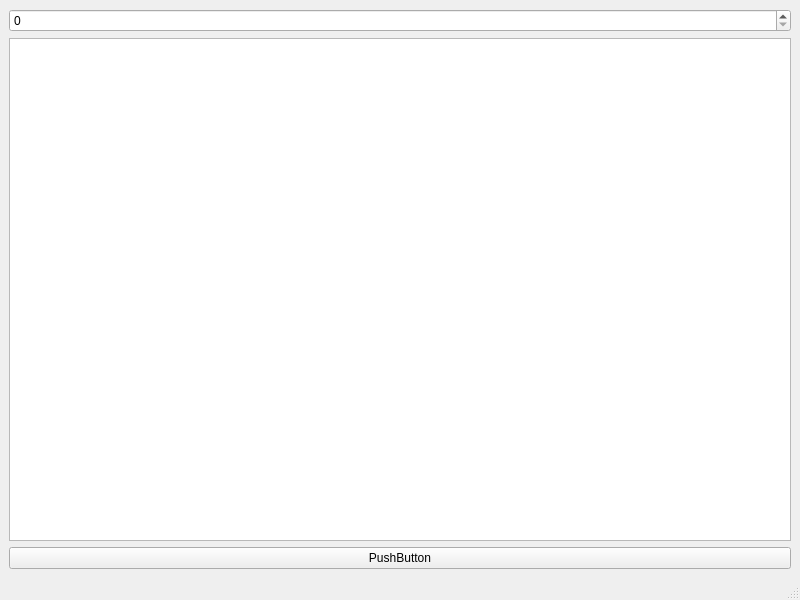
<?xml version="1.0" encoding="UTF-8"?>
<ui version="4.0">
 <class>MainWindow</class>
 <widget class="QMainWindow" name="MainWindow">
  <property name="geometry">
   <rect>
    <x>0</x>
    <y>0</y>
    <width>800</width>
    <height>600</height>
   </rect>
  </property>
  <property name="windowTitle">
   <string>MainWindow</string>
  </property>
  <widget class="QWidget" name="centralwidget">
   <layout class="QGridLayout" name="gridLayout">
    <item row="1" column="0">
     <widget class="QGraphicsView" name="graphicsView"/>
    </item>
    <item row="2" column="0">
     <widget class="QPushButton" name="pushButton">
      <property name="text">
       <string>PushButton</string>
      </property>
     </widget>
    </item>
    <item row="0" column="0">
     <widget class="QSpinBox" name="spinBox"/>
    </item>
   </layout>
  </widget>
  <widget class="QMenuBar" name="menubar">
   <property name="geometry">
    <rect>
     <x>0</x>
     <y>0</y>
     <width>800</width>
     <height>20</height>
    </rect>
   </property>
  </widget>
  <widget class="QStatusBar" name="statusbar"/>
 </widget>
 <resources/>
 <connections/>
</ui>
